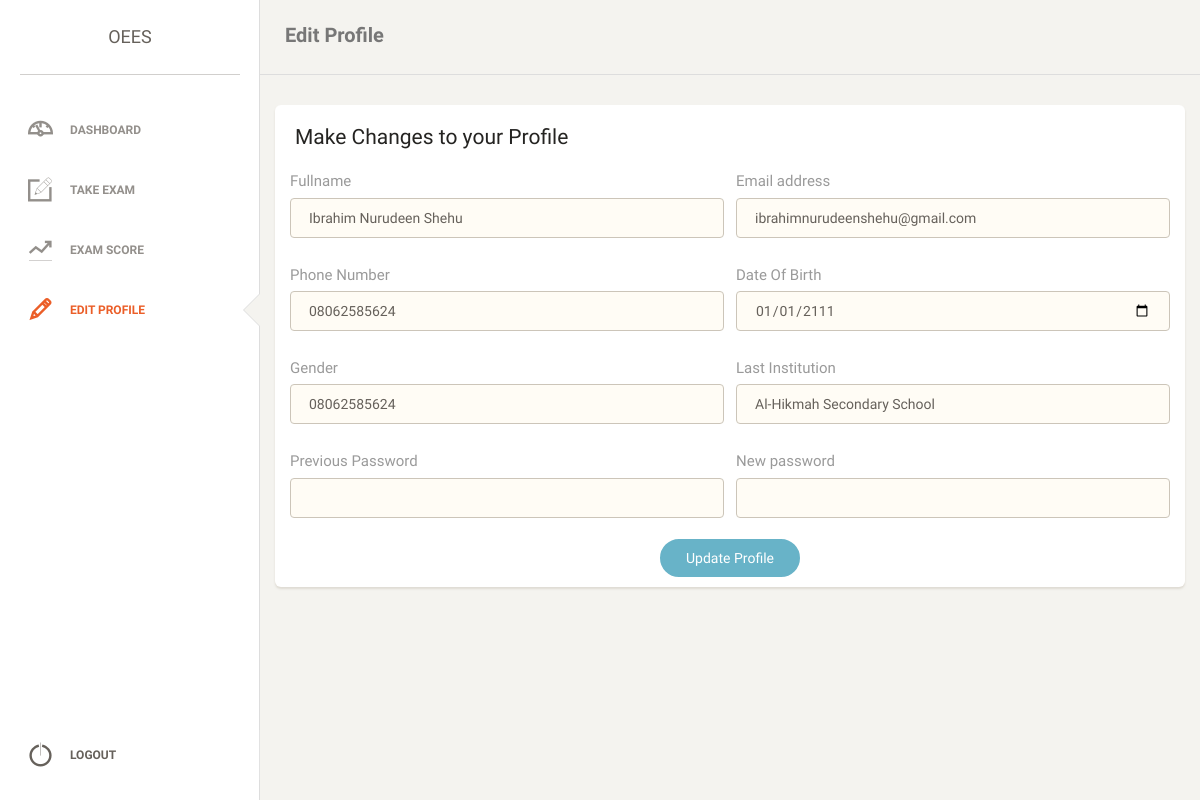
Page /examinee/edit-profile.php (signed in) on the committed database.
### tables this page shows
CREATE TABLE `examinee` (
  `examinee_id` int(255) NOT NULL,
  `fullname` varchar(255) NOT NULL,
  `email` varchar(255) NOT NULL,
  `phone_number` varchar(255) NOT NULL,
  `dob` date NOT NULL,
  `gender` varchar(255) NOT NULL,
  `last_institution` varchar(255) NOT NULL,
  `password` varchar(255) NOT NULL,
  `can_take_exam` int(30) NOT NULL DEFAULT 0,
  `date_time` date NOT NULL DEFAULT current_timestamp()
);

### includes/classes/examinee.php (called while the page is built, shortened)
<?php
class general
{
    public function __construct($connect)
    {
        $this->connect = $connect;
    }
}
class edit_profile extends general
{
    public function collectUserID()
    {
        if (isset($_SESSION["examinee_id"])) {
            $this->user_id = $_SESSION["examinee_id"];
            $this->collectUserDetails();
        } else {
            header("location:../login.php");
            die();
        }
    }
    public function collectUserDetails()
    {
        $sql = $this->connect->query("SELECT * FROM `examinee` WHERE examinee_id = $this->user_id");
        $result = $sql->fetch_assoc();
        $this->fullname = $result["fullname"];
        $this->email = $result["email"];
        $this->phone_number = $result["phone_number"];
        $this->dob = $result["dob"];
        $this->last_institution = $result["last_institution"];
    }
}

### examinee/edit-profile.php (the view, shortened to what this page needs)
<?php
include_once "../includes/connect.php";
include_once "../includes/classes/examinee.php";
$object = new edit_profile($connect);
$object->collectUserID();
?>
<!doctype html>
<html lang="en">
<head>
    <link href="assets/css/bootstrap.min.css" rel="stylesheet" />
    <link href="assets/css/animate.min.css" rel="stylesheet" />
    <link href="assets/css/paper-dashboard.css" rel="stylesheet" />
    <link href="assets/css/demo.css" rel="stylesheet" />
    <link href="http://maxcdn.bootstrapcdn.com/font-awesome/latest/css/font-awesome.min.css" rel="stylesheet">
    <link href="assets/css/themify-icons.css" rel="stylesheet">
</head>
<body>
    <div class="wrapper">
        <div class="sidebar" data-background-color="white" data-active-color="danger">
            <div class="sidebar-wrapper">
                <div class="logo">
                    <a href="./dashboard.php" class="simple-text">
                        OEES
                    </a>
                </div>
                <ul class="nav">
                    <li>
                        <a href="dashboard.php">
                            <i class="ti-dashboard"></i>
                            <p>Dashboard</p>
                        </a>
                    </li>
                    <li>
                        <a href="take-exam.php">
                            <i class="ti-pencil-alt"></i>
                            <p>Take Exam</p>
                        </a>
                    </li>
                    <li>
                        <a href="exam-score.php">
                            <i class="ti-stats-up"></i>
                            <p>Exam Score</p>
                        </a>
                    </li>
                    <li class="active">
                        <a href="edit-profile.php">
                            <i class="ti-pencil"></i>
                            <p>Edit Profile</p>
                        </a>
                    </li>
                    <li class="active-pro">
                        <a href="logout.php">
                            <i class="ti-power-off"></i>
                            <p>Logout</p>
                        </a>
                    </li>
                </ul>
            </div>
        </div>
        <div class="main-panel">
            <nav class="navbar navbar-default">
                <div class="container-fluid">
                    <div class="navbar-header">
                        <a class="navbar-brand" href="#">Edit Profile</a>
                    </div>
                </div>
            </nav>
            <div class="content">
                <div class="container-fluid">
                    <div class="row">
                        <div class="col-12">
                            <div class="card">
                                <div class="header">
                                    <h4 class="title">Make Changes to your Profile</h4>
                                </div>
                                <div class="content">
                                    <form action="<?php echo htmlspecialchars($_SERVER["PHP_SELF"]); ?>" method="POST">
                                        <div class="row">
                                            <div class="col-md-6">
                                                <div class="form-group">
                                                    <label>Fullname</label>
                                                    <input type="text" class="form-control border-input" name="fullname" value="<?php echo $object->fullname; ?>" required>
                                                </div>
                                            </div>
                                            <div class="col-md-6">
                                                <div class="form-group">
                                                    <label for="exampleInputEmail1">Email address</label>
                                                    <input type="email" class="form-control border-input" name="email" value="<?php echo $object->email; ?>" required>
                                                </div>
                                            </div>
                                        </div>
                                        <div class="row">
                                            <div class="col-md-6">
                                                <div class="form-group">
                                                    <label>Phone Number</label>
                                                    <input type="text" class="form-control border-input" name="phone_number" value="<?php echo $object->phone_number; ?>" required>
                                                </div>
                                            </div>
                                            <div class="col-md-6">
                                                <div class="form-group">
                                                    <label for="exampleInputEmail1">Date Of Birth</label>
                                                    <input type="date" class="form-control border-input" name="dob" value="<?php echo $object->dob; ?>" required>
                                                </div>
                                            </div>
                                        </div>
                                        <div class="row">
                                            <div class="col-md-6">
                                                <div class="form-group">
                                                    <label>Gender</label>
                                                    <input type="text" class="form-control border-input" name="gender" value="<?php echo $object->phone_number; ?>" required>
                                                </div>
                                            </div>
                                            <div class="col-md-6">
                                                <div class="form-group">
                                                    <label for="exampleInputEmail1">Last Institution</label>
                                                    <input type="text" class="form-control border-input" name="last_institution" value="<?php echo $object->last_institution; ?>" required>
                                                </div>
                                            </div>
                                        </div>
                                        <div class="row">
                                            <div class="col-md-6">
                                                <div class="form-group">
                                                    <label>Previous Password</label>
                                                    <input type="password" class="form-control border-input" name="previous_password" required>
                                                </div>
                                            </div>
                                            <div class="col-md-6">
                                                <div class="form-group">
                                                    <label for="exampleInputEmail1">New password</label>
                                                    <input type="password" class="form-control border-input" name="new_password" required>
                                                </div>
                                            </div>
                                        </div>
                                        <div class="text-center">
                                            <button type="submit" class="btn btn-info btn-fill btn-wd">Update Profile</button>
                                        </div>
                                    </form>
                                </div>
                            </div>
                        </div>
                    </div>
                </div>
            </div>
        </div>
    </div>
</body>
</html>

### examinee/assets/css/demo.css (style rules this page uses)
.sidebar .nav > li.active-pro { position: absolute; width: 100%; bottom: 10px; }
.sidebar .nav > li.active-pro a { background: rgba(255, 255, 255, 0.14); opacity: 1; color: #FFFFFF; }

### rows in the picture
examinee: fullname "Ibrahim Nurudeen Shehu", email "ibrahimnurudeenshehu@gmail.com", phone_number "08062585624", dob "01/01/2111", gender "08062585624", last_institution "Al-Hikmah Secondary School"
